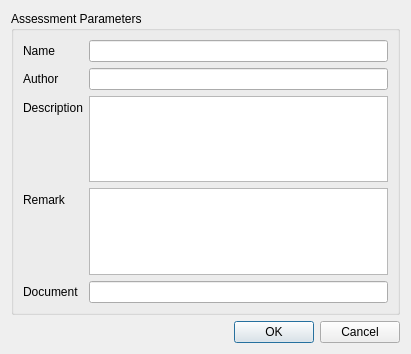
<?xml version="1.0" encoding="UTF-8"?>
<ui version="4.0">
 <class>DialogAssessment</class>
 <widget class="QDialog" name="DialogAssessment">
  <property name="geometry">
   <rect>
    <x>0</x>
    <y>0</y>
    <width>411</width>
    <height>354</height>
   </rect>
  </property>
  <property name="windowTitle">
   <string>New/Edit Assessment</string>
  </property>
  <layout class="QVBoxLayout" name="verticalLayout_2">
   <item>
    <widget class="QGroupBox" name="groupBox">
     <property name="title">
      <string>Assessment Parameters</string>
     </property>
     <layout class="QVBoxLayout" name="verticalLayout">
      <item>
       <layout class="QFormLayout" name="formLayout">
        <item row="0" column="0">
         <widget class="QLabel" name="label">
          <property name="text">
           <string>Name</string>
          </property>
         </widget>
        </item>
        <item row="1" column="0">
         <widget class="QLabel" name="label_2">
          <property name="text">
           <string>Author</string>
          </property>
         </widget>
        </item>
        <item row="2" column="0">
         <widget class="QLabel" name="label_3">
          <property name="text">
           <string>Description</string>
          </property>
         </widget>
        </item>
        <item row="3" column="0">
         <widget class="QLabel" name="label_4">
          <property name="text">
           <string>Remark</string>
          </property>
         </widget>
        </item>
        <item row="4" column="0">
         <widget class="QLabel" name="label_5">
          <property name="text">
           <string>Document</string>
          </property>
         </widget>
        </item>
        <item row="0" column="1">
         <widget class="QLineEdit" name="inpName"/>
        </item>
        <item row="1" column="1">
         <widget class="QLineEdit" name="inpAuthor"/>
        </item>
        <item row="2" column="1">
         <widget class="QPlainTextEdit" name="inpDescription"/>
        </item>
        <item row="3" column="1">
         <widget class="QPlainTextEdit" name="inpRemark"/>
        </item>
        <item row="4" column="1">
         <widget class="QLineEdit" name="inpDocument"/>
        </item>
       </layout>
      </item>
     </layout>
    </widget>
   </item>
   <item>
    <widget class="QDialogButtonBox" name="buttonBox">
     <property name="orientation">
      <enum>Qt::Horizontal</enum>
     </property>
     <property name="standardButtons">
      <set>QDialogButtonBox::Cancel|QDialogButtonBox::Ok</set>
     </property>
    </widget>
   </item>
  </layout>
 </widget>
 <resources/>
 <connections>
  <connection>
   <sender>buttonBox</sender>
   <signal>accepted()</signal>
   <receiver>DialogAssessment</receiver>
   <slot>accept()</slot>
   <hints>
    <hint type="sourcelabel">
     <x>248</x>
     <y>254</y>
    </hint>
    <hint type="destinationlabel">
     <x>157</x>
     <y>274</y>
    </hint>
   </hints>
  </connection>
  <connection>
   <sender>buttonBox</sender>
   <signal>rejected()</signal>
   <receiver>DialogAssessment</receiver>
   <slot>reject()</slot>
   <hints>
    <hint type="sourcelabel">
     <x>316</x>
     <y>260</y>
    </hint>
    <hint type="destinationlabel">
     <x>286</x>
     <y>274</y>
    </hint>
   </hints>
  </connection>
 </connections>
</ui>
